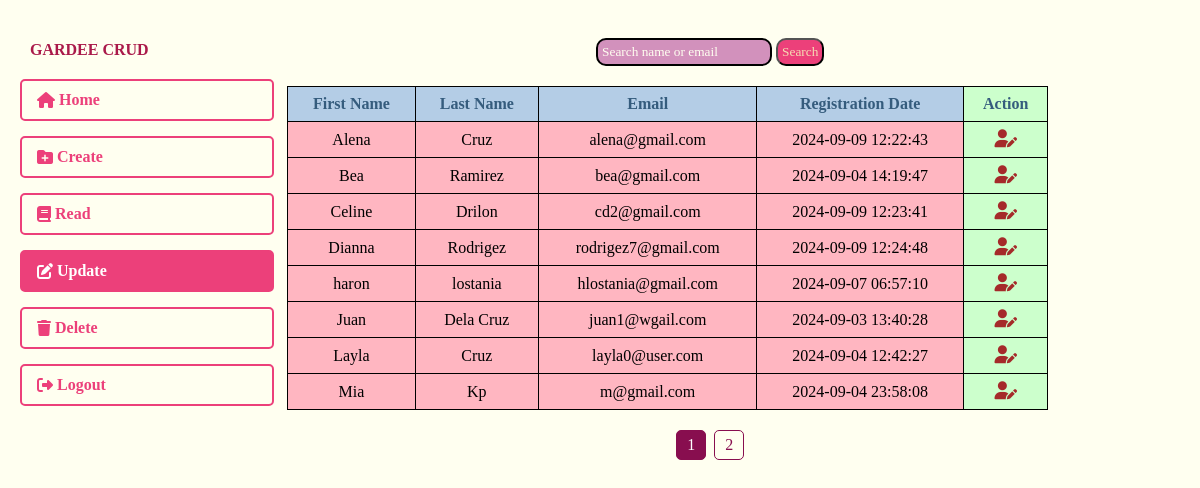
/update.php, run on the app's committed database.
### tables this page shows
CREATE TABLE `myguest` (
  `id` int(11) NOT NULL,
  `firstname` varchar(50) DEFAULT NULL,
  `lastname` varchar(50) DEFAULT NULL,
  `email` varchar(50) DEFAULT NULL,
  `reg_date` timestamp NOT NULL DEFAULT current_timestamp() ON UPDATE current_timestamp()
);

### update.php (the view, shortened to what this page needs)
<!DOCTYPE html>
<html lang="en">
<head>
    <link rel="stylesheet" href="assets/css/update.css">
    <link rel="stylesheet" href="https://cdnjs.cloudflare.com/ajax/libs/font-awesome/6.6.0/css/all.min.css" />
</head>
<body>
    <div id="mainPage" style="display:none;">
        <div class="sidebar">
            <div class="logo">
                <h1>GArdee Crud</h1>
            </div>
            <a href="dashboard_2.php" class="folder"><i class="fa fa-home" aria-hidden="true"></i>&nbsp;Home</a>
            <a href="create.php" class="folder"><i class="fa-solid fa-folder-plus"></i>&nbsp;Create</a>
            <a href="read.php" class="folder"><i class="fa-solid fa-book"></i>&nbsp;Read</a>
            <a href="update.php" class="folder" id="active"><i class="fa-solid fa-pen-to-square"></i>&nbsp;Update</a>
            <a href="delete.php" class="folder"><i class="fa-solid fa-trash"></i>&nbsp;Delete</a>
            <a href="login.php" class="folder"><i class="fa-solid fa-right-from-bracket"></i>&nbsp;Logout</a>
        </div>
        <div class="content-container">
            <form method="POST" class="search">
                <input type="text" name="search" placeholder="Search name or email" required>
                <button type="submit">Search</button>
            </form>
            <div class="table-container">
                <table>
                    <thead>
                        <tr>
                            <th>First Name</th>
                            <th>Last Name</th>
                            <th>Email</th>
                            <th>Registration Date</th>
                            <th>Action</th>
                        </tr>
                    </thead>
                    <tbody>
                        <?php
                        include 'database.php';
                        $search = isset($_POST['search']) ? $_POST['search'] : '';
                        $searchTerm = "%" . $search . "%";
                        $limit = 8;
                        $page = isset($_GET['page']) ? (int)$_GET['page'] : 1;
                        $start = ($page - 1) * $limit;
                        $sql = $conn->prepare("SELECT id, firstname, lastname, email, reg_date
                       FROM myguest
                       WHERE firstname LIKE ? OR lastname LIKE ? OR email LIKE ?
                       ORDER BY firstname ASC
                       LIMIT ?, ?");
                        $sql->bind_param("sssii", $searchTerm, $searchTerm, $searchTerm, $start, $limit);
                        $sql->execute();
                        $result = $sql->get_result();
                        if ($result->num_rows > 0) {
                            while ($row = $result->fetch_assoc()) {
                                echo "<tr>";
                                echo "<td>" . htmlspecialchars($row['firstname']) . "</td>";
                                echo "<td>" . htmlspecialchars($row['lastname']) . "</td>";
                                echo "<td>" . htmlspecialchars($row['email']) . "</td>";
                                echo "<td>" . htmlspecialchars($row['reg_date']) . "</td>";
                                echo "<td><i class='fa fa-solid fa-user-pen update-icon' data-id='" . $row['id'] . "' data-firstname='" . $row['firstname'] . "' data-lastname='" . $row['lastname'] . "' data-email='" . $row['email'] . "'></i></td>";
                                echo "</tr>";
                            }
                        } else {
                            echo "<tr><td colspan='5'>No records found</td></tr>";
                        }
                        $totalRecordsResult = $conn->query("SELECT COUNT(*) as count FROM myguest WHERE firstname LIKE '%$search%' OR lastname LIKE '%$search%' OR email LIKE '%$search%'");
                        $totalRecords = $totalRecordsResult->fetch_assoc()['count'];
                        $totalPages = ceil($totalRecords / $limit);
                        ?>
                    </tbody>
                </table>
            </div>
            <div class="pagination-container">
                <?php
                for ($i = 1; $i <= $totalPages; $i++) {
                    $active = $i == $page ? 'active' : '';
                    echo "<a href='?page=$i" . ($search ? "&search=" . urlencode($search) : "") . "' class='pagination-link $active'>$i</a> ";
                }
                ?>
            </div>
        </div>
    </div>
</body>
</html>

### assets/css/update.css (style rules this page uses)
* { font-family: cursive; }
body, html { margin: 0; padding: 0; background-color: #fffff0; }
.logo { padding: 10px; text-transform: uppercase; font-size: auto; color: #aa1a4a; }
a { text-decoration: none; }
#mainPage { display: flex; height: 100%; padding: 20px; box-sizing: border-box; }
.sidebar { width: 19%; min-width: 150px; display: flex; flex-direction: column; align-items: flex-start; }
.folder { background-color: transparent; padding: 10px 15px; margin-bottom: 15px; border-radius: 5px; width: 100%; display: flex; align-items: center; color: #ec407a; font-weight: bold; cursor: pointer; text-align: left; border: 2px solid #ec407a; transition: background-color 0.3s, color 0.3s; }
.folder:hover, #active { background-color: #ec407a; color: white; }
.content-container { padding-top: 63px; flex-grow: 1; display: flex; justify-content: center; align-items: center; flex-direction: column; }
.table-container { width: 90%; overflow-x: auto; }
.pagination-container { text-align: center; width: 90%; }
.pagination-link { display: inline-block; padding: 5px 10px; margin: 0 2px; border: 1px solid #880e4f; border-radius: 5px; color: #880e4f; text-decoration: none; transition: background-color 0.3s, color 0.3s; }
.pagination-link.active { background-color: #880e4f; color: white; }
input, input::placeholder { background-color: #d291bc; color: #fffff0; }
input { border-radius: 10px; border: 2px solid black; padding: 4px; color: #fce4ec; }
button[type="submit"] { background-color:#ec407a; border-radius: 10px; padding: 4px; color: wheat; }
table { width: 90%; border-collapse: collapse; background-color: #ffb6c1; margin: 20px 0; color: black; }
table, th, td { border: 1px solid black; }
th, td { padding: 8px; text-align: center; }
th { background-color: #b4cde6; color: #355c7d; }
th:nth-child(5), td:nth-child(5) { background-color: #ccffcc; }
.update-icon { color: brown; cursor: pointer; font-size: 18px; }
@media (width < 1355px) { .logo { font-size: 0.5rem; } }
@media (width < 1355px) { .content-container { position: relative; bottom: 45px; } }

### data on the page
myguest: firstname "Alena", lastname "Cruz", email "alena@gmail.com", reg_date "2024-09-09 12:22:43"
myguest: firstname "Bea", lastname "Ramirez", email "bea@gmail.com", reg_date "2024-09-04 14:19:47"
myguest: firstname "Celine", lastname "Drilon", email "cd2@gmail.com", reg_date "2024-09-09 12:23:41"
myguest: firstname "Dianna", lastname "Rodrigez", email "rodrigez7@gmail.com", reg_date "2024-09-09 12:24:48"
myguest: firstname "haron", lastname "lostania", email "hlostania@gmail.com", reg_date "2024-09-07 06:57:10"
myguest: firstname "Juan", lastname "Dela Cruz", email "juan1@wgail.com", reg_date "2024-09-03 13:40:28"
myguest: firstname "Layla", lastname "Cruz", email "layla0@user.com", reg_date "2024-09-04 12:42:27"
myguest: firstname "Mia", lastname "Kp", email "m@gmail.com", reg_date "2024-09-04 23:58:08"
